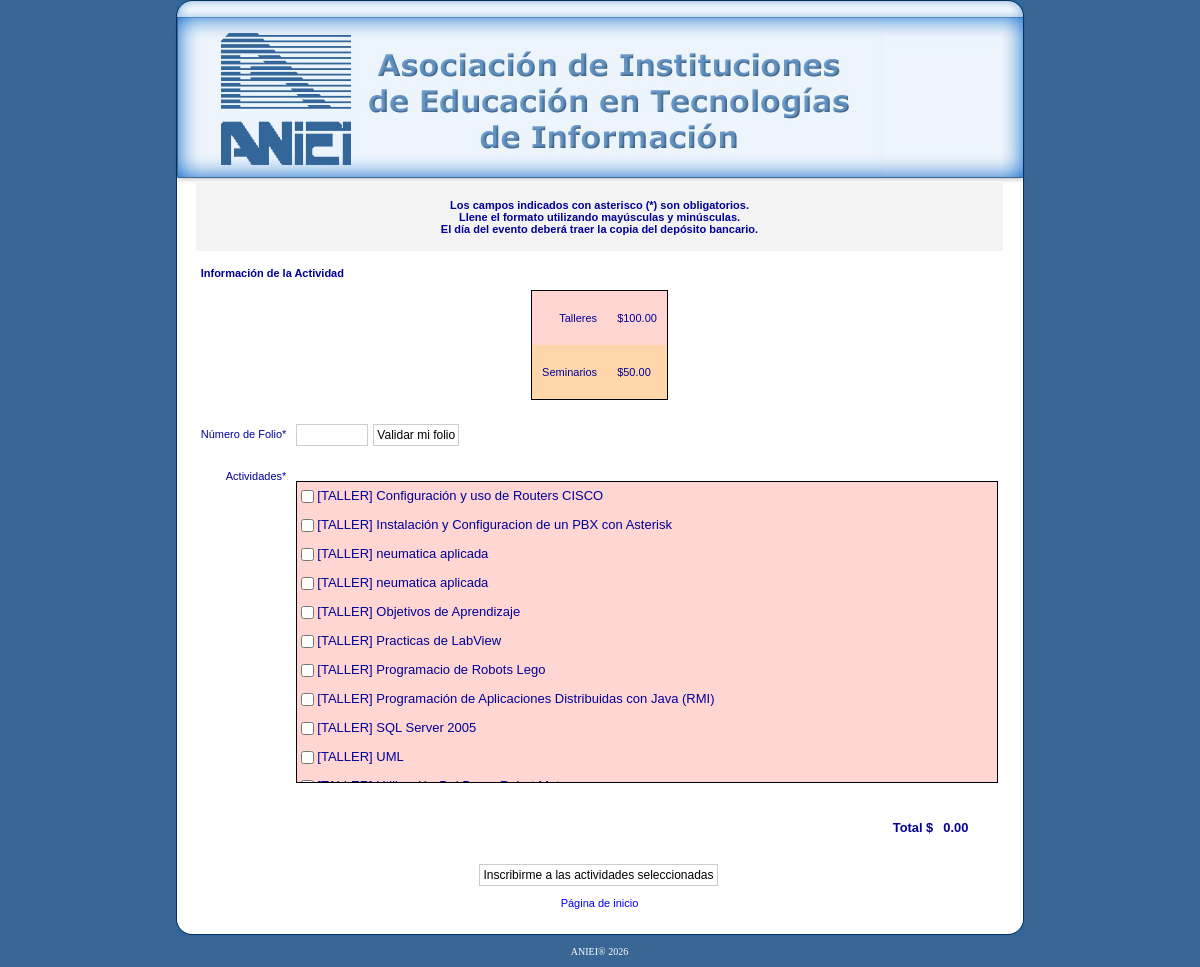
/cpanel/inscripciones.php, run on the app's committed database.
### tables this page shows
CREATE TABLE IF NOT EXISTS `actividades` (
  `id_actividad` tinyint(3) unsigned NOT NULL auto_increment,
  `nombre` varchar(200) NOT NULL default '',
  `id_tipoactividad` tinyint(3) unsigned NOT NULL default '0',
  `id_ponente` int(10) unsigned NOT NULL,
  `id_ponente2` int(10) unsigned NOT NULL,
  `id_ponente3` int(10) unsigned NOT NULL,
  `cupo` tinyint(3) unsigned NOT NULL default '0',
  `hora_inicio` datetime NOT NULL,
  `hora_final` datetime NOT NULL,
  `institucion` varchar(50) NOT NULL default '',
  `id_sala` tinyint(3) unsigned NOT NULL default '0',
  `id_fechaevento` tinyint(3) unsigned NOT NULL default '0',
  PRIMARY KEY  (`id_actividad`)
);

CREATE TABLE IF NOT EXISTS `tipoactividad` (
  `id_tipoactividad` tinyint(3) unsigned NOT NULL auto_increment,
  `descripcion` varchar(25) NOT NULL default '',
  PRIMARY KEY  (`id_tipoactividad`)
);

### cpanel/inscripciones.php (the view, shortened to what this page needs)
<?php
	$strSQL = "SELECT a.id_actividad, a.nombre, ta.descripcion
				FROM actividades a
				INNER JOIN tipoactividad ta ON ta.id_tipoactividad = a.id_tipoactividad
				WHERE ta.id_tipoactividad < 3
				ORDER BY a.id_tipoactividad ASC, a.nombre ASC";
	$reg = mysql_query($strSQL);
?>
<!DOCTYPE HTML PUBLIC "-//W3C//DTD HTML 4.01 Transitional//EN" "http://www.w3.org/TR/html4/loose.dtd"><html>
<head>
<link rel="stylesheet" type="text/css" href="../css/body.css">
<link rel="stylesheet" type="text/css" href="../css/exclusivo.css">
<link rel="stylesheet" type="text/css" href="../css/formulario.css">
</head>
<body bgcolor=#FFFFFF>
<table border="0" align="center" cellpadding="0" cellspacing="0">
	<tr>
		<td><img src="../img/borde_sup_izq.jpg" width=21 height=18 /></td>
		<td style="background-repeat:repeat-x" background="../img/borde_sup.jpg" colspan=3><img src="../img/borde_sup.jpg" width=686 height=18 /></td>
		<td><img src="../img/borde_sup_der.jpg" width=22 height=18 /></td>
	</tr>
	<tr>
		<td><img src="../img/borde_izq1.jpg" width=21 height=165 /></td>
		<td style="background-repeat:repeat-x"  background="../img/linea0.jpg" colspan=3><img src="../img/logo.jpg" width=686 height=165 /></td>
		<td><img src="../img/borde_der1.jpg" width=22 height=165 /></td>
	</tr>
	<tr>
		<td background="../img/borde_izq2.jpg">&nbsp;</td>
		<td height="350" colspan=3 valign="top" bgcolor="#FFFFFF">
<form action="<? echo $_SERVER['../PHP_SELF']; ?>" method="post" name="form1" id="form1" onSubmit="return ValidaForm(this);">
	<table border="0" align="center" cellpadding="5" cellspacing="0">
    <tr>
      <td colspan="2" bgcolor="#F3F3F3"><p class="centrar"><b>Los campos indicados con asterisco (*) son obligatorios.<br>
      	Llene el formato utilizando may&uacute;sculas y min&uacute;sculas.</b><br>
      	<b>El d&iacute;a del evento deber&aacute; traer la copia del dep&oacute;sito bancario. </b></p>		</td>
    </tr>
    <tr>
      <td colspan="2"><p><b>Informaci&oacute;n de la Actividad</b></p>
        <table border="0" align="center" cellpadding="10" cellspacing="0" style="border:1px solid #000000;">
          <tr class="taller">
            <td align="right"><p>Talleres</p></td>
            <td><p>$100.00</p></td>
          </tr>
          <tr class="seminario">
            <td align="right"><p>Seminarios</p></td>
            <td><p>$50.00</p></td>
          </tr>
        </table></td>
    </tr>
    <tr>
      <td align="right"><p>N&uacute;mero de Folio*</p></td>
      <td valign="top"><p>
      	<input name="folio" type="text" id="folio*" alt="Olvidaste proporcionar tu número de folio." size="7" maxlength="6" />
      	<input type="button" name="Submit" value="Validar mi folio">
      	<br>
	<span class="Estilo" id="nombre"><?php echo $_GET['id']; ?></span></p></td>
    </tr>
    <tr>
      <td align="right" valign="top">Actividades*</td>
      <td valign="top">
	  	<ul class="checklist"><? $i=0; while($r = mysql_fetch_array($reg, MYSQL_ASSOC)){ ?>
			<li><label class="<? echo strtolower($r['descripcion']); ?>"><input id="b<? echo $i; ?>" name="talleres[]" type="checkbox" value="<? echo $r['id_actividad']; ?>" class="opcTaller" onClick="CalcularCosto();" />[<? echo strtoupper($r['descripcion']); ?>] <? echo $r['nombre']; ?></label></li>
		<? $i++; } ?></ul>	  </td>
    </tr>
    <tr>
      <td colspan="2" align="right" valign="top"><h3 align="right" style="margin-right:30px;"><span style="margin-right:10px;">Total $</span><span id="costoTotal">0.00</span></h3></td>
      </tr>
  </table>
  <p align="center">
    <input name="Enviar" type="submit" value="Inscribirme a las actividades seleccionadas" />
  </p>
  <p align="center"><a href="../index.php">P&aacute;gina de inicio </a></p>
</form>
</td>
		<td background="../img/borde_der2.jpg">&nbsp;</td>
	</tr>
	<tr>
		<td><img src="../img/borde_inf_izq.jpg" width=21 height=16 /></td>
		<td style="background-repeat:repeat-x" background="../img/borde_inf.jpg" colspan=3><img src="../img/borde_inf.jpg" width=686 height=16 /></td>
		<td><img src="../img/borde_inf_der.jpg" width=22 height=16 /></td>
	</tr>
	<tr>
		<td></td>
		<td colspan=3><p class="PiePagina">ANIEI&reg; <? echo date("Y"); ?> </p></td>
		<td></td>
	</tr>
</table>
</body>
</html>

### css/body.css (style rules this page uses)
body { font-family: "Trebuchet MS", Arial, "Helvetica Neue"; text-align: justify; font-size: 11px; background-color: #3A6695; }
a { text-decoration: none; }
img { border: 0px; }
.centrar { text-align: center; }
.PiePagina { font-family: Tahoma; font-size: 10px; color:#FFFFFF; text-align: center; }

### css/exclusivo.css (style rules this page uses)
body { margin:0px; }
body, p { font-family: Verdana, Arial, Helvetica, sans-serif; color: #000099; font-size: 11px; }
table table tr td[valign=top] { padding-top: 8px; }

### css/formulario.css (style rules this page uses)
form input[type=text], form input[type=password], form input[type=button], form input[type=file], form input[type=reset], form input[type=submit], form select { font-family: "Arial"; font-size: 12px; border-width: 1px; border-style: solid; border-color: #cccccc; padding: 3px; background-color:#FFFFFF; margin-right: 2px; }

### cpanel/inscripciones.php (style rules this page uses)
.checklist li { background: none; padding-left: 0; font-size:13px; }
.checklist { border: 1px solid #000000; list-style: none; height: 300px; overflow: auto; width: 700px; background: #FFFFFF; padding: 5px; }
.checklist, .checklist li { margin-left: 0; padding: 0; }
.checklist label { display: block; padding: 5px 5px 5px 25px; text-indent: -25px; }
.checklist input { vertical-align: middle; }
.taller { background-color:#FFD6D1; }
.seminario { background-color:#FFD5AA; }

### data on the page
actividades: id_tipoactividad.descripcion "TALLER", nombre "Configuración y uso de Routers CISCO"
actividades: id_tipoactividad.descripcion "TALLER", nombre "Instalación y Configuracion de un PBX con Asterisk"
actividades: id_tipoactividad.descripcion "TALLER", nombre "neumatica aplicada"
actividades: id_tipoactividad.descripcion "TALLER", nombre "neumatica aplicada"
actividades: id_tipoactividad.descripcion "TALLER", nombre "Objetivos de Aprendizaje"
actividades: id_tipoactividad.descripcion "TALLER", nombre "Practicas de LabView"
actividades: id_tipoactividad.descripcion "TALLER", nombre "Programacio de Robots Lego"
actividades: id_tipoactividad.descripcion "TALLER", nombre "Programación de Aplicaciones Distribuidas con Java (RMI)"
actividades: id_tipoactividad.descripcion "TALLER", nombre "SQL Server 2005"
actividades: id_tipoactividad.descripcion "TALLER", nombre "UML"
